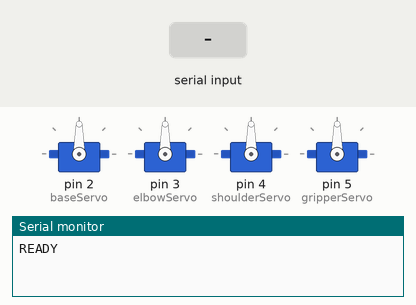
This sketch was run on a simulated Arduino Uno, built with avr-gcc and run on an emulated ATmega328P. Shown: 4 × servo, the last lines printed to the serial monitor. The inputs (shaded band) are chosen by the test bench.

Above: at 1.2 s.
1.3 s: "s" received over Serial
At 3.4 s:
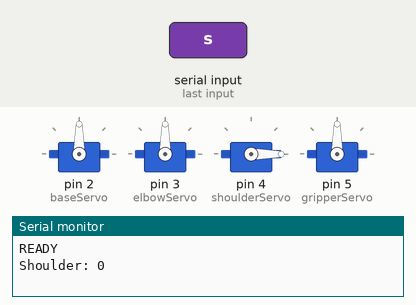
3.8 s: "G" received over Serial
At 5.3 s:
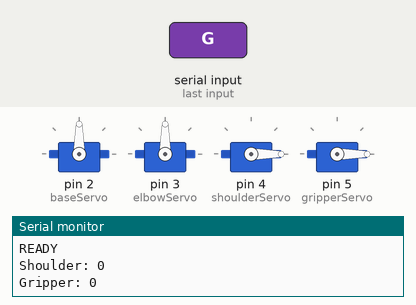
6.3 s: "B,45\n" received over Serial
At 6.6 s:
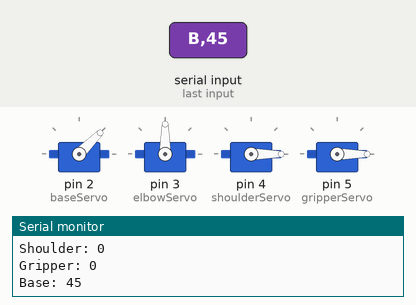
7.8 s: "E,45\n" received over Serial
At 8.9 s:
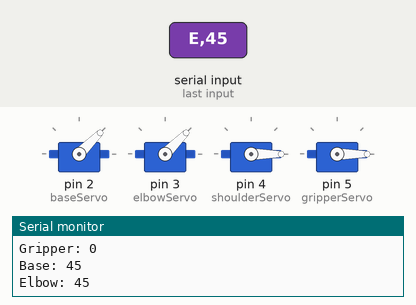
9.3 s: "B90\n" received over Serial
At 10.0 s:
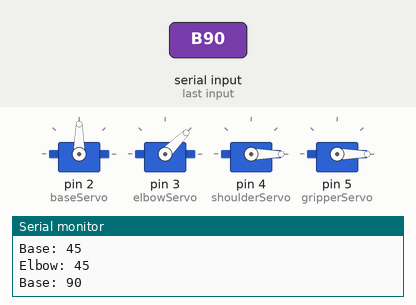
10.8 s: "S90\n" received over Serial
At 11.1 s:
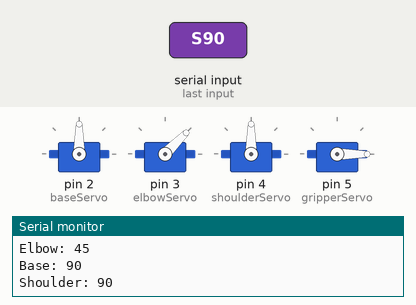
Timing chart, 0 to 13.3 s (numbered marks = the images above; inputs shaded):
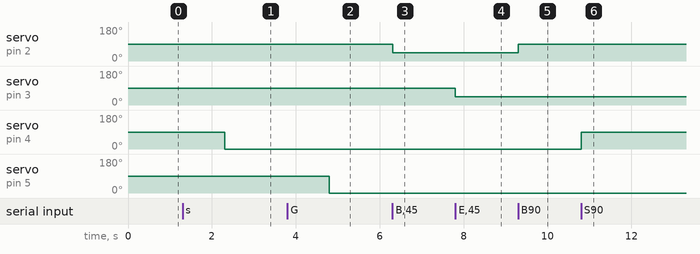

The sketch:

robotic_arm.ino
```cpp
#include <Servo.h>

Servo baseServo;
Servo elbowServo;
Servo shoulderServo;
Servo gripperServo;

void setup() {
  baseServo.attach(2);
  elbowServo.attach(3);
  shoulderServo.attach(4);
  gripperServo.attach(5);

  Serial.begin(9600);

  baseServo.write(90);
  elbowServo.write(90);
  shoulderServo.write(90);
  gripperServo.write(90);

  Serial.println("READY");
}

void loop() {
  if (Serial.available() > 0) {
    char command = Serial.read();
    int angle = Serial.parseInt();

    angle = constrain(angle, 0, 180);

    if (command == 'B' || command == 'b') {
      baseServo.write(angle);
      Serial.print("Base: ");
      Serial.println(angle);
    }

    else if (command == 'E' || command == 'e') {
      elbowServo.write(angle);
      Serial.print("Elbow: ");
      Serial.println(angle);
    }

    else if (command == 'S' || command == 's') {
      shoulderServo.write(angle);
      Serial.print("Shoulder: ");
      Serial.println(angle);
    }

    else if (command == 'G' || command == 'g') {
      gripperServo.write(angle);
      Serial.print("Gripper: ");
      Serial.println(angle);
    }
  }
}
```

Measured:
- after the input at 1.3 s, servo on pin 4 (shoulderServo): 90° → 0° after 1.0 s
- after the input at 3.8 s, servo on pin 5 (gripperServo): 90° → 0° after 1.0 s
- after the input at 6.3 s, servo on pin 2 (baseServo): 90° → 45° at once
- after the input at 7.8 s, servo on pin 3 (elbowServo): 90° → 45° at once
- after the input at 9.3 s, servo on pin 2 (baseServo): 45° → 90° at once
- after the input at 10.8 s, servo on pin 4 (shoulderServo): 0° → 90° at once
